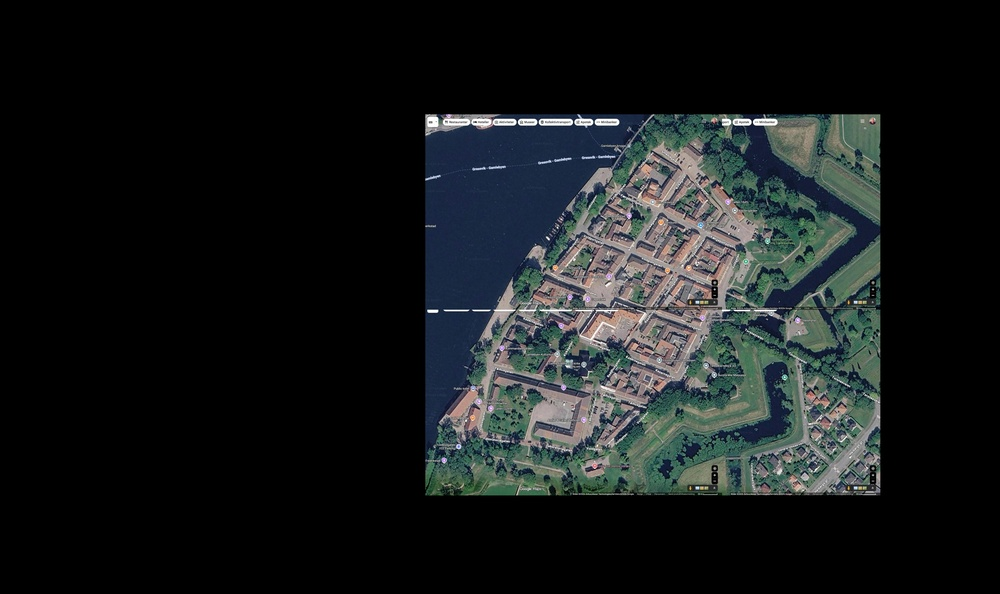
#> input picture kilder/flyfoto-google-2026-10-23.jpg, 1000 x 594 px, shrunk from 3936 x 2338 before the run, found by its file name
$ python lever.py
#> lines starting #> are read from the running program, lines starting #| are printed output that depends on the picture; after the words box and inside, x2 and y2 are one past the last pixel; in counts of white or black regions, pixels touching at a corner belong together
"""Skriv traer-flyfoto.json (+ meta), sammenligning i 50 m-rutenett, og tall til rapporten."""
import cv2, numpy as np, json, math
from collections import Counter
ROT = '/tmp/claude-0/-home-claude/906a72dc-ab38-5838-984d-9da0bf1a01a5/scratchpad/soc'
UT = '/tmp/claude-0/-home-claude/906a72dc-ab38-5838-984d-9da0bf1a01a5/scratchpad/trearbeid'
RAP = ROT + '/rapport'
im = cv2.imread(ROT + '/kilder/flyfoto-google-2026-10-23.jpg'); Hh, Ww = im.shape[:2]
#> further down, im is the input picture: shape (594, 1000, 3); mean B, G, R 27.2, 26.7, 23.2
#> after `Hh, Ww = im.shape[:2]`: Hh = 594; Ww = 1000
V = cv2.cvtColor(im, cv2.COLOR_BGR2HSV)[..., 2]
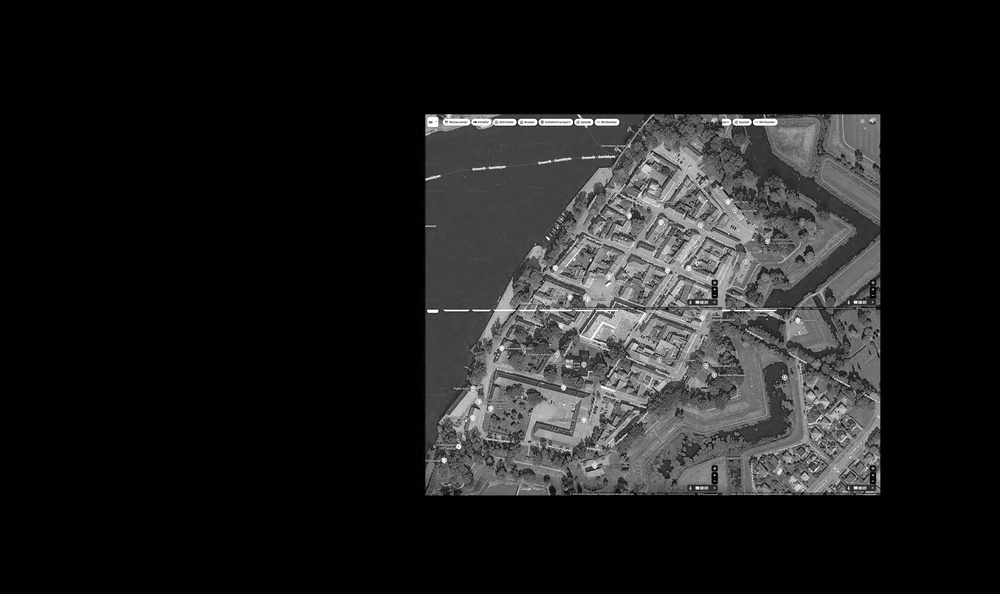
#> V: shape (594, 1000); min 0, max 255, mean 29.6
valid = (V > 12).astype(np.uint8); valid_er = cv2.erode(valid, np.ones((9, 9), np.uint8))
#> after `valid = (V > 12).astype(np.uint8)`:
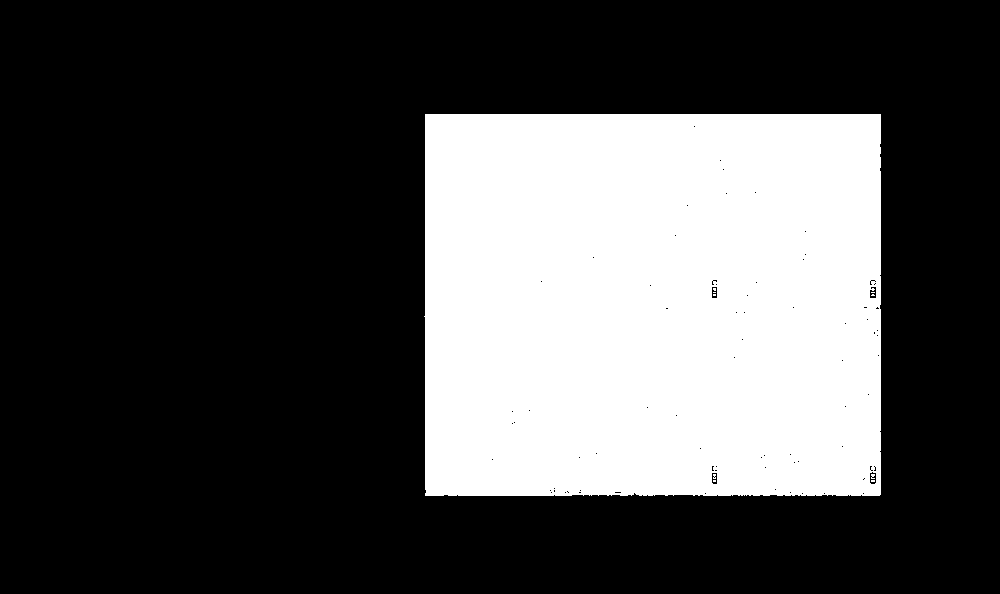
#> valid: shape (594, 1000); values 0 (black) and 1 (white), 29.2% white; 10 white regions (9 under 20 px), largest, box (x1, y1, x2, y2) and area: (424, 114, 881, 496) 173666
#> after `valid_er = cv2.erode(valid, np.ones((9, 9), np.uint8))`:
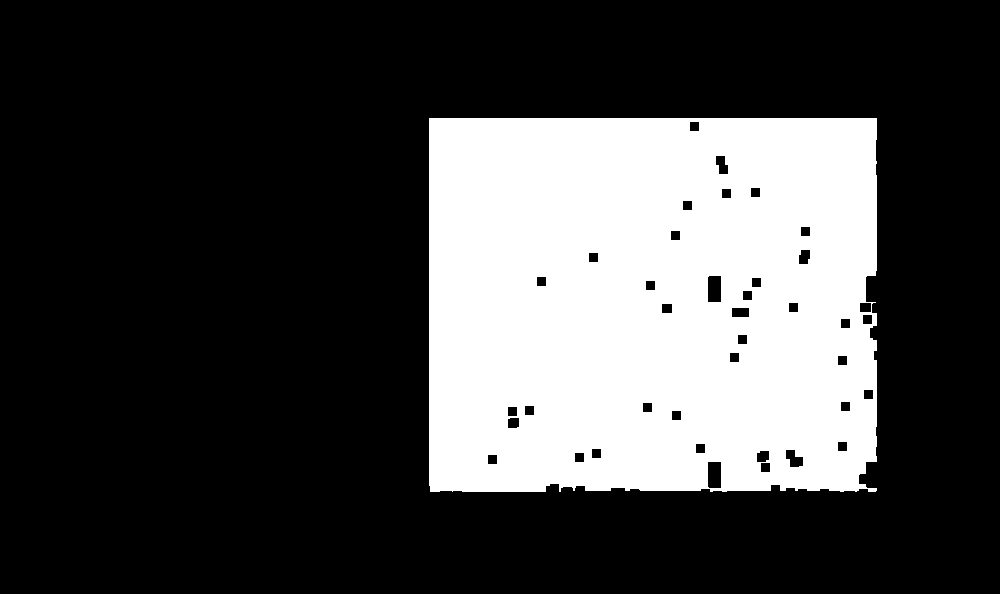
#> valid_er: shape (594, 1000); values 0 (black) and 1 (white), 27.3% white; 1 white region, box (x1, y1, x2, y2) and area: (429, 118, 877, 492) 161887
#> (the run stopped early here; a loop or call above may not have finished)
